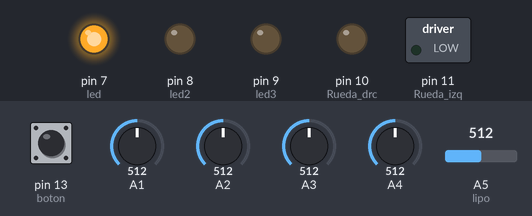
Recording of a sketch running on a simulated Arduino Uno, built with avr-gcc and run on an emulated ATmega328P. Shown: switched loads named in the sketch (green lamp = pin HIGH), output pins drawn as LEDs (lit = HIGH). The inputs (shaded band) are chosen by the test bench; at power-on: A5 (lipo) = 512, pin 13 (boton) LOW, A1 = 512, A2 = 512, A3 = 512, A4 = 512.

Above: at 1.2 s.
1.3 s: A5 (lipo) set to 633
2.8 s: A5 (lipo) set to 660
At 3.1 s:
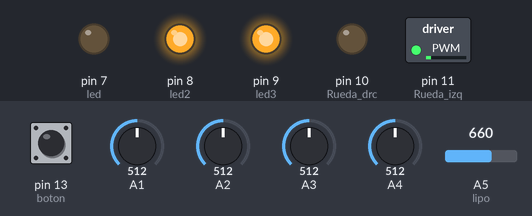
Timing chart, 0 to 5.8 s (numbered marks = the images above; inputs shaded):
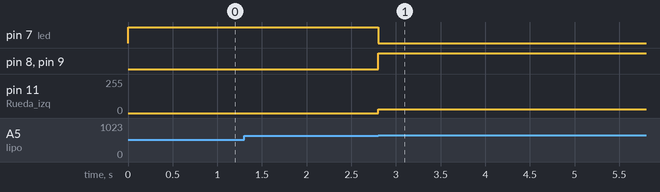

The sketch:

ProgramaArduinoCarro.ino
```cpp
/*
 Mediante este programa controlaremos el carro mediante un programa pid
 cada vez que el carro carro se detenga en la habitación pulsaremos el
 boton para que se reinicie el programa
*/

//Definicimos las variables del las velocidades de los motores e indicamos los pines para los motores
int Rueda_drc = 10;
int Vel_drc;
int Vel_drc2;
int Rueda_izq = 11;
int Vel_izq;
int Vel_izq2;
int v0 = 30;

//Variables para arranque, parada e indicaciones de los leds
int boton=13;
int boton_estado;
char leo ;
int const led = 7;
int const led2 = 8;
int const led3 = 9;
int tension;
int lipo = A5;

//Variables de los sensores
int SD2; // Derecha
int SD1;
int SI1;
int SI2; // Izquierda

//Distintas variables para el algoritmo p.d.
float p = 0.0;
float p2 = 0.0;
float kp = 0.005205;
float kp2 = 0.0055;
float d = 0.0;
float kd = 0.01;
float u = 0.0;
float u2 = 0.0;
void setup()/*Indicamos las salidas y entradas del arduino*/
{
pinMode(SD1, INPUT);
pinMode(SD2, INPUT);
pinMode(SI1,INPUT);
pinMode(SI2,INPUT);
Serial.begin(9600);
pinMode(Rueda_drc,OUTPUT);
pinMode(Rueda_izq,OUTPUT);
pinMode(led,OUTPUT);
pinMode(led2,OUTPUT);
pinMode(led3,OUTPUT);
pinMode(boton,INPUT);
pinMode(lipo,INPUT);
}

void loop()
//Empezaremos haciendo una lectura de la bateria para tener un control sobre ella, y en caso de que este baja se nos encendera un led y no podremos arrancar
{
tension = analogRead(lipo);  // Lectura de la bateria
   if (tension < 650)
        {
        digitalWrite(led,HIGH);
        digitalWrite(led2,LOW);
        digitalWrite(led3,LOW);
        digitalWrite(Rueda_drc,LOW);
        digitalWrite(Rueda_izq,LOW);
        }
    else{                       //La bateria esta bien y podemos arrancar
        digitalWrite(led,LOW);
        digitalWrite(led2,HIGH);
        digitalWrite(led3,HIGH);
  while(boton_estado == 0){   // Lee el estado el boton a ver si esta apretado
  leo = Serial.read();
  boton_estado = digitalRead(boton);
 SD2 = analogRead(A1);        //Lee los valores que le llegan de los sensores de forma analogica
 SD1 = analogRead(A2);
 SI1 = analogRead (A3);
 SI2 = analogRead (A4);
                              //Con los valores recividos calculamos el p.d
 p = -2*SD2 -SD1 +SI1 +2*SI2;
 p2 = -4*SD2 -2*SD1 + 2*SI1 + 4*SI2;
 u = p * kp + d * kd;
 u2 = p2 * kp2;
 Vel_drc = v0 + (u);
 Vel_izq = v0 - (u);
 Vel_drc2 = v0 + (u2);
 Vel_izq2 = v0 - (u2);

if (SI2<800 and SI1>800 and SD1>800 and SD2<800){  //Va recto y mantienen ambas ruedas la misma velociad
  analogWrite(Rueda_drc, v0);
  analogWrite(Rueda_izq, v0);
  }
if (SI2>800 and SI1>800 and SD1<800 and SD2<800){  //Se ha salido por la derecha y la rueda izquierda tendra más velocidad
  analogWrite(Rueda_drc, Vel_drc);
  analogWrite(Rueda_izq, Vel_izq);
 }
if (SI2>800 and SI1>800 and SD1>800 and SD2<800){ //Se ha salido por la derecha y la rueda izquierda aumentara aun más su velocidad
  analogWrite(Rueda_drc, Vel_drc2);
  analogWrite(Rueda_izq, Vel_izq);
 }
if (SI2<800 and SI1<800 and SD1>800 and SD2>800)  //Se ha salido por la izquieda y la rueda derecha tendra más velocidad
  analogWrite(Rueda_drc, Vel_drc);
  analogWrite(Rueda_izq, Vel_izq);
  }
if (SI2<800 and SI1>800 and SD1>800 and SD2>800){ //Se ha salido por la izquierda y la rueda derecha aumentara aun más velocidad
  analogWrite(Rueda_drc, Vel_drc);
  analogWrite(Rueda_izq, Vel_izq2);
  }
if (Serial.available()>0){
   leo = Serial.read();
  while(leo == 'a'){                            //Si lee el QR adecuado se parara y se nos encendera un led que nos indicara
  analogWrite(Rueda_drc, 0);
  analogWrite(Rueda_izq, 0);
    digitalWrite(led2,LOW);
    digitalWrite(led,LOW);
    digitalWrite(led3,HIGH);

  while (boton_estado == 0){                      //Para poder volver a reanudar la marcha daremos la pulsador
   boton_estado = digitalRead(boton);
  }
  while (boton_estado == 1){
    boton_estado = digitalRead(boton);
  }
  return;
      }
    }
  }
}
```

Measured:
- the behaviour switches between 649 and 650 on A5 (lipo) (found by bisection; images 0 and 1)
- after the input at 1.3 s, every drawn part: stays the same
- after the input at 2.8 s, pin 7 (led): HIGH → LOW at once; pin 8 (led2), pin 9 (led3): LOW → HIGH at once; pin 11 (Rueda_izq): 0/255 → 30/255 at once
